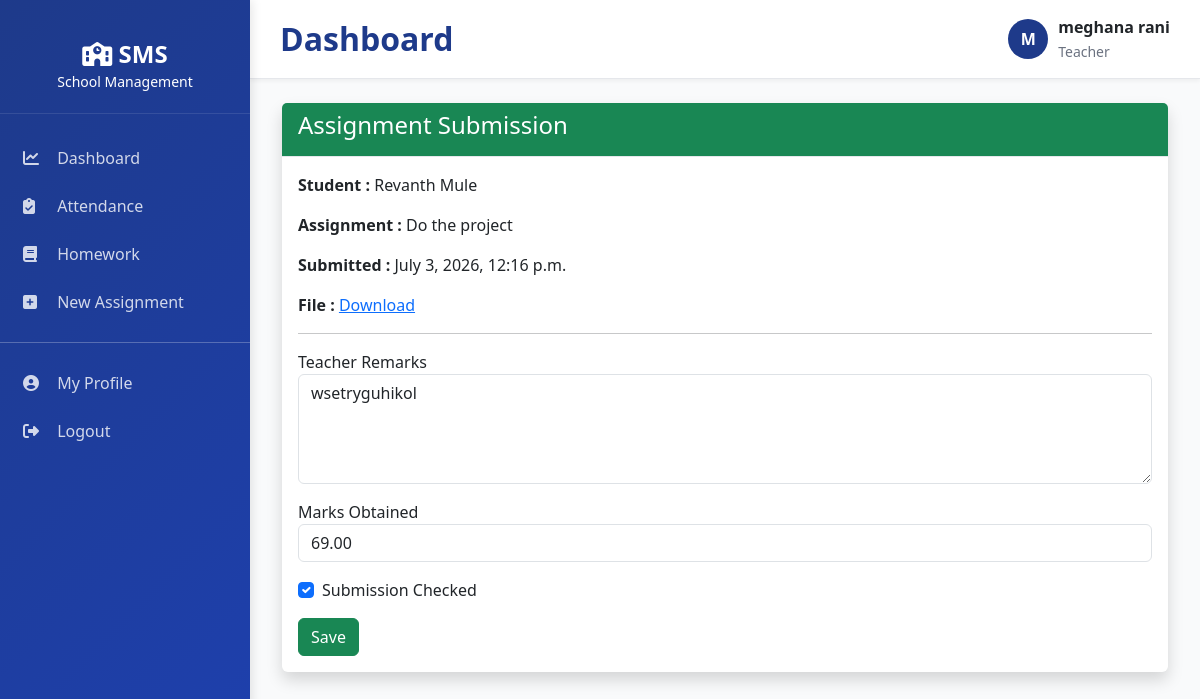
The app's page /homework/submission/1/ (signed in) with its own data.
### apps/accounts/models.py (models this page shows, shortened)
class UserProfile(models.Model):
    USER_ROLES = (
        ('super_admin', 'Super Admin'),
        ('school_admin', 'School Admin'),
        ('principal', 'Principal'),
        ('teacher', 'Teacher'),
        ('student', 'Student'),
        ('parent', 'Parent'),
        ('accountant', 'Accountant'),
        ('librarian', 'Librarian'),
    )
    GENDER_CHOICES = (
        ('M', 'Male'),
        ('F', 'Female'),
        ('O', 'Other'),
    )
    user = models.OneToOneField(
        User,
        on_delete=models.CASCADE,
        related_name='profile'
    )
    role = models.CharField(
        max_length=30,
        choices=USER_ROLES,
        default='student'
    )
    school_id = models.CharField(
        max_length=50,
        null=True,
        blank=True
    )
    school_name = models.CharField(
        max_length=255,
        blank=True,
        null=True
    )
    phone = models.CharField(
        max_length=20,
        blank=True,
        null=True
    )
    address = models.TextField(
        blank=True,
        null=True
    )
    city = models.CharField(
        max_length=100,
        blank=True,
        null=True
    )
    state = models.CharField(
        max_length=100,
        blank=True,
        null=True
    )
    country = models.CharField(
        max_length=100,
        default='India',
        blank=True,
        null=True
    )
    zip_code = models.CharField(
        max_length=10,
        blank=True,
        null=True
    )
    gender = models.CharField(
        max_length=1,
        choices=GENDER_CHOICES,
        blank=True,
        null=True
    )
    dob = models.DateField(
        blank=True,
        null=True
    )
    photo = models.ImageField(
        upload_to='profile_photos/',
        blank=True,
        null=True,
        validators=[
            FileExtensionValidator(
                allowed_extensions=['jpg', 'jpeg', 'png']
            )
        ]
    )
    is_active = models.BooleanField(default=True)
    created_at = models.DateTimeField(
        auto_now_add=True
    )
    updated_at = models.DateTimeField(
        auto_now=True
    )
    class Meta:
        ordering = ['-created_at']

### apps/homework/models.py (models this page shows, shortened)
class AssignmentSubmission(models.Model):
    assignment = models.ForeignKey(
        Assignment,
        on_delete=models.CASCADE,
        related_name='submissions'
    )
    student = models.ForeignKey(
        Student,
        on_delete=models.CASCADE,
        related_name='assignment_submissions'
    )
    submission_file = models.FileField(
        upload_to='assignment_submissions/'
    )
    submitted_at = models.DateTimeField(
        auto_now_add=True
    )
    remarks = models.TextField(
        blank=True,
        null=True
    )
    marks_obtained = models.DecimalField(
        max_digits=5,
        decimal_places=2,
        blank=True,
        null=True
    )
    is_checked = models.BooleanField(
        default=False
    )
    class Meta:
        unique_together = ('assignment', 'student')
        ordering = ['-submitted_at']

class Assignment(models.Model):
    title = models.CharField(max_length=200)
    subject = models.ForeignKey(Subject, on_delete=models.CASCADE)
    section = models.ForeignKey(Section, on_delete=models.CASCADE)
    description = models.TextField()
    total_marks = models.IntegerField(default=100)
    due_date = models.DateField()
    created_by = models.ForeignKey(
        Teacher,
        on_delete=models.CASCADE
    )
    created_at = models.DateTimeField(auto_now_add=True)

### apps/students/models.py (models this page shows, shortened)
class Student(models.Model):
    GENDER_CHOICES = (
        ('M', 'Male'),
        ('F', 'Female'),
        ('O', 'Other'),
    )
    BLOOD_GROUP_CHOICES = (
        ('O+', 'O+'),
        ('O-', 'O-'),
        ('A+', 'A+'),
        ('A-', 'A-'),
        ('B+', 'B+'),
        ('B-', 'B-'),
        ('AB+', 'AB+'),
        ('AB-', 'AB-'),
    )
    user = models.OneToOneField(User, on_delete=models.CASCADE, related_name='student_profile')
    student_id = models.CharField(max_length=20, unique=True)
    admission_number = models.CharField(max_length=30, unique=True)
    roll_number = models.CharField(max_length=10)
    dob = models.DateField()
    gender = models.CharField(max_length=1, choices=GENDER_CHOICES)
    blood_group = models.CharField(max_length=3, choices=BLOOD_GROUP_CHOICES, blank=True)
    address = models.TextField()
    phone = models.CharField(max_length=20)
    email = models.EmailField()
    photo = models.ImageField(
        upload_to='student_photos/',
        validators=[FileExtensionValidator(allowed_extensions=['jpg', 'jpeg', 'png'])]
    )
    aadhar = models.CharField(max_length=12, blank=True)
    section = models.ForeignKey('classes.Section', on_delete=models.CASCADE, related_name='students')
    father_name = models.CharField(max_length=100)
    father_phone = models.CharField(max_length=20)
    mother_name = models.CharField(max_length=100)
    mother_phone = models.CharField(max_length=20)
    guardian_name = models.CharField(max_length=100, blank=True)
    guardian_phone = models.CharField(max_length=20, blank=True)
    is_active = models.BooleanField(default=True)
    admission_date = models.DateField()
    created_at = models.DateTimeField(auto_now_add=True)
    updated_at = models.DateTimeField(auto_now=True)
    class Meta:
        ordering = ['-created_at']

### apps/homework/views.py (the view)
# urls.py: path('submission/<int:pk>/', views.submission_detail, name='submission_detail'),
@login_required
def submission_detail(request, pk):
    submission = get_object_or_404(AssignmentSubmission, pk=pk)
    context = {
        'submission': submission
    }
    return render(request, 'homework/submission_detail.html', context)

### apps/accounts/context_processors.py (called while the page is built)
def user_context(request):
    context = {}
    if request.user.is_authenticated:
        try:
            context['user_profile'] = request.user.profile
            context['user_role'] = request.user.profile.get_role_display()
        except:
            pass
    return context

### templates/homework/submission_detail.html (shortened to what this page needs)
{% extends 'base.html' %}
{% block content %}
<div class="container mt-4">
<div class="card shadow">
<div class="card-header bg-success text-white">
<h4>Assignment Submission</h4>
</div>
<div class="card-body">
<p><strong>Student :</strong>
{{ submission.student.user.get_full_name }}
</p>
<p><strong>Assignment :</strong>
{{ submission.assignment.title }}
</p>
<p>
<strong>Submitted :</strong>
{{ submission.submitted_at }}
</p>
<p>
<strong>File :</strong>
<a href="{{ submission.submission_file.url }}">
Download
</a>
</p>
<hr>
<form method="POST">
<div class="mb-3">
<label>
Teacher Remarks
</label>
<textarea
name="remarks"
class="form-control"
rows="4">{{ submission.remarks }}</textarea>
</div>
<div class="mb-3">
<label>
Marks Obtained
</label>
<input
type="number"
step="0.01"
name="marks"
class="form-control"
value="{{ submission.marks_obtained }}">
</div>
<div class="form-check mb-3">
<input
class="form-check-input"
type="checkbox"
name="checked"
{% if submission.is_checked %}checked{% endif %}>
<label>
Submission Checked
</label>
</div>
<button
class="btn btn-success">
Save
</button>
</form>
</div>
</div>
</div>
{% endblock %}

### templates/base/layout.html (shortened to what this page needs)
<!DOCTYPE html>
<html lang="en">
<head>
    <link href="https://cdn.jsdelivr.net/npm/bootstrap@5.3.0/dist/css/bootstrap.min.css" rel="stylesheet">
    <link rel="stylesheet" href="https://cdnjs.cloudflare.com/ajax/libs/font-awesome/6.4.0/css/all.min.css">
</head>
<body>
{% if user.is_authenticated %}
<div class="sidebar">
    <div class="sidebar-header">
        <h4>
            <i class="fas fa-school"></i> SMS
        </h4>
        <small>School Management</small>
    </div>
    <ul class="sidebar-menu">
        {% if user_profile.role == 'super_admin' or user_profile.role == 'school_admin' %}
            <li><a href="{% url 'dashboard:admin_dashboard' %}"><i class="fas fa-chart-line"></i> Dashboard</a></li>
            <li><a href="{% url 'students:list' %}"><i class="fas fa-user-graduate"></i> Students</a></li>
            <li><a href="{% url 'teachers:list' %}"><i class="fas fa-chalkboard-user"></i> Teachers</a></li>
            <li><a href="{% url 'classes:list' %}"><i class="fas fa-building"></i> Classes</a></li>
            <li><a href="{% url 'attendance:student_attendance' %}"><i class="fas fa-clipboard-check"></i> Attendance</a></li>
        {% elif user_profile.role == 'teacher' %}
            <li><a href="{% url 'dashboard:teacher_dashboard' %}"><i class="fas fa-chart-line"></i> Dashboard</a></li>
            <li><a href="{% url 'attendance:student_attendance' %}"><i class="fas fa-clipboard-check"></i> Attendance</a></li>
            <li><a href="{% url 'homework:list' %}"><i class="fas fa-book"></i> Homework</a></li>
            <li><a href="{% url 'homework:create_assignment' %}"><i class="fas fa-plus-square"></i> New Assignment</a></li>
        {% elif user_profile.role == 'student' %}
            <li><a href="{% url 'dashboard:student_dashboard' %}"><i class="fas fa-chart-line"></i> Dashboard</a></li>
            <li><a href="{% url 'homework:list' %}"><i class="fas fa-book"></i> Homework</a></li>
            <li><a href="{% url 'students:student_assignments' %}"><i class="fas fa-book-open"></i> Assignments</a></li>
        {% endif %}
        <hr style="background: rgba(255,255,255,0.2);">
        <li>
            <a href="{% url 'accounts:profile' %}">
                <i class="fas fa-user-circle"></i> My Profile
            </a>
        </li>
        <li>
            <a href="{% url 'accounts:logout' %}">
                <i class="fas fa-sign-out-alt"></i> Logout
            </a>
        </li>
    </ul>
</div>
<div class="main-content">
    <div class="topbar">
        <div class="topbar-left">
            <h2>
                {% block page_title %}
                    Dashboard
                {% endblock %}
            </h2>
        </div>
        <div class="topbar-right">
            <div class="user-menu">
                <div class="user-avatar">
                    {{ user.first_name|slice:":1"|upper }}
                </div>
                <div>
                    <div style="font-weight:600;">
                        {{ user.get_full_name }}
                    </div>
                    <small style="color:#6b7280;">
                        {{ user_profile.get_role_display }}
                    </small>
                </div>
            </div>
        </div>
    </div>
    {% block content %}
    {% endblock %}
</div>
{% else %}
{% block auth_content %}
{% endblock %}
{% endif %}
</body>
</html>

### templates/base/layout.html (style rules this page uses)
:root { --primary-color: #1e3a8a; --secondary-color: #0f766e; --danger-color: #dc2626; --warning-color: #d97706; --success-color: #059669; --light-bg: #f9fafb; --border-color: #e5e7eb; }
* { margin: 0; padding: 0; box-sizing: border-box; }
body { font-family: 'Segoe UI', Tahoma, Geneva, Verdana, sans-serif; background-color: var(--light-bg); }
.sidebar { background: linear-gradient(135deg, var(--primary-color) 0%, #1e40af 100%); min-height: 100vh; position: fixed; left: 0; top: 0; width: 250px; padding: 20px 0; color: white; box-shadow: 2px 0 10px rgba(0,0,0,0.1); overflow-y: auto; }
.sidebar-header { padding: 20px; text-align: center; border-bottom: 1px solid rgba(255,255,255,0.1); margin-bottom: 20px; }
.sidebar-header h4 { margin: 0; font-weight: 700; }
.sidebar-menu { list-style: none; padding: 0; }
.sidebar-menu li { margin: 0; }
.sidebar-menu a { display: block; padding: 12px 20px; color: rgba(255,255,255,0.8); text-decoration: none; transition: 0.3s; border-left: 3px solid transparent; }
.sidebar-menu a i { margin-right: 10px; width: 20px; }
.main-content { margin-left: 250px; padding: 20px; }
.topbar { background: white; padding: 15px 30px; border-bottom: 1px solid var(--border-color); display: flex; justify-content: space-between; align-items: center; margin: -20px -20px 20px -20px; box-shadow: 0 2px 4px rgba(0,0,0,0.05); }
.topbar-left h2 { margin: 0; color: var(--primary-color); font-weight: 700; }
.topbar-right { display: flex; align-items: center; gap: 20px; }
.user-menu { display: flex; align-items: center; gap: 10px; }
.user-avatar { width: 40px; height: 40px; border-radius: 50%; background: var(--primary-color); display: flex; align-items: center; justify-content: center; color: white; font-weight: 700; }
.card { border: none; box-shadow: 0 1px 3px rgba(0,0,0,0.1); margin-bottom: 20px; transition: 0.3s; }
.card-header { background: var(--light-bg); border-bottom: 1px solid var(--border-color); font-weight: 600; color: var(--primary-color); }

### records on screen
UserProfile: role "Teacher"
AssignmentSubmission: student.user.get_full_name "Revanth Mule", assignment "Do the project", submitted_at "July 3, 2026, 12:16 p.m.", remarks "wsetryguhikol", marks "69.00", is_checked "☑"

### other values on screen
{{ user.first_name|slice:":1"|upper }} "M"
{{ user.get_full_name }} "meghana rani"
